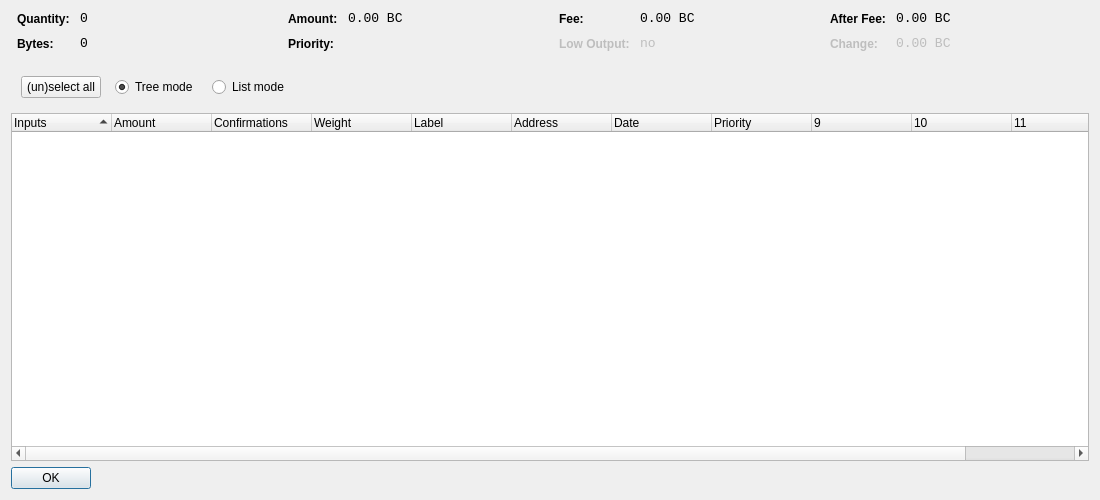
<?xml version="1.0" encoding="UTF-8"?>
<ui version="4.0">
 <class>CoinControlDialog</class>
 <widget class="QDialog" name="CoinControlDialog">
  <property name="geometry">
   <rect>
    <x>0</x>
    <y>0</y>
    <width>1100</width>
    <height>500</height>
   </rect>
  </property>
  <property name="windowTitle">
   <string>Coin Control</string>
  </property>
  <layout class="QVBoxLayout" name="verticalLayout">
   <item>
    <layout class="QHBoxLayout" name="horizontalLayoutTop" stretch="0,0,0,0">
     <property name="topMargin">
      <number>0</number>
     </property>
     <property name="bottomMargin">
      <number>10</number>
     </property>
     <item>
      <layout class="QFormLayout" name="formLayoutCoinControl1">
       <property name="horizontalSpacing">
        <number>10</number>
       </property>
       <property name="verticalSpacing">
        <number>10</number>
       </property>
       <property name="leftMargin">
        <number>6</number>
       </property>
       <property name="rightMargin">
        <number>6</number>
       </property>
       <item row="0" column="0">
        <widget class="QLabel" name="labelCoinControlQuantityText">
         <property name="styleSheet">
          <string notr="true">font-weight:bold;</string>
         </property>
         <property name="text">
          <string>Quantity:</string>
         </property>
        </widget>
       </item>
       <item row="0" column="1">
        <widget class="QLabel" name="labelCoinControlQuantity">
         <property name="font">
          <font>
           <family>Monospace</family>
           <pointsize>10</pointsize>
          </font>
         </property>
         <property name="cursor">
          <cursorShape>IBeamCursor</cursorShape>
         </property>
         <property name="contextMenuPolicy">
          <enum>Qt::ActionsContextMenu</enum>
         </property>
         <property name="text">
          <string notr="true">0</string>
         </property>
         <property name="textInteractionFlags">
          <set>Qt::LinksAccessibleByMouse|Qt::TextSelectableByKeyboard|Qt::TextSelectableByMouse</set>
         </property>
        </widget>
       </item>
       <item row="1" column="0">
        <widget class="QLabel" name="labelCoinControlBytesText">
         <property name="styleSheet">
          <string notr="true">font-weight:bold;</string>
         </property>
         <property name="text">
          <string>Bytes:</string>
         </property>
        </widget>
       </item>
       <item row="1" column="1">
        <widget class="QLabel" name="labelCoinControlBytes">
         <property name="font">
          <font>
           <family>Monospace</family>
           <pointsize>10</pointsize>
          </font>
         </property>
         <property name="cursor">
          <cursorShape>IBeamCursor</cursorShape>
         </property>
         <property name="contextMenuPolicy">
          <enum>Qt::ActionsContextMenu</enum>
         </property>
         <property name="text">
          <string notr="true">0</string>
         </property>
         <property name="textInteractionFlags">
          <set>Qt::LinksAccessibleByMouse|Qt::TextSelectableByKeyboard|Qt::TextSelectableByMouse</set>
         </property>
        </widget>
       </item>
      </layout>
     </item>
     <item>
      <layout class="QFormLayout" name="formLayoutCoinControl2">
       <property name="horizontalSpacing">
        <number>10</number>
       </property>
       <property name="verticalSpacing">
        <number>10</number>
       </property>
       <property name="leftMargin">
        <number>6</number>
       </property>
       <property name="rightMargin">
        <number>6</number>
       </property>
       <item row="0" column="0">
        <widget class="QLabel" name="labelCoinControlAmountText">
         <property name="styleSheet">
          <string notr="true">font-weight:bold;</string>
         </property>
         <property name="text">
          <string>Amount:</string>
         </property>
        </widget>
       </item>
       <item row="0" column="1">
        <widget class="QLabel" name="labelCoinControlAmount">
         <property name="font">
          <font>
           <family>Monospace</family>
           <pointsize>10</pointsize>
          </font>
         </property>
         <property name="cursor">
          <cursorShape>IBeamCursor</cursorShape>
         </property>
         <property name="contextMenuPolicy">
          <enum>Qt::ActionsContextMenu</enum>
         </property>
         <property name="text">
          <string notr="true">0.00 BC</string>
         </property>
         <property name="textInteractionFlags">
          <set>Qt::LinksAccessibleByMouse|Qt::TextSelectableByKeyboard|Qt::TextSelectableByMouse</set>
         </property>
        </widget>
       </item>
       <item row="1" column="0">
        <widget class="QLabel" name="labelCoinControlPriorityText">
         <property name="styleSheet">
          <string notr="true">font-weight:bold;</string>
         </property>
         <property name="text">
          <string>Priority:</string>
         </property>
        </widget>
       </item>
       <item row="1" column="1">
        <widget class="QLabel" name="labelCoinControlPriority">
         <property name="font">
          <font>
           <family>Monospace</family>
           <pointsize>10</pointsize>
          </font>
         </property>
         <property name="cursor">
          <cursorShape>IBeamCursor</cursorShape>
         </property>
         <property name="contextMenuPolicy">
          <enum>Qt::ActionsContextMenu</enum>
         </property>
         <property name="text">
          <string/>
         </property>
         <property name="textInteractionFlags">
          <set>Qt::LinksAccessibleByMouse|Qt::TextSelectableByKeyboard|Qt::TextSelectableByMouse</set>
         </property>
        </widget>
       </item>
      </layout>
     </item>
     <item>
      <layout class="QFormLayout" name="formLayoutCoinControl3">
       <property name="horizontalSpacing">
        <number>10</number>
       </property>
       <property name="verticalSpacing">
        <number>10</number>
       </property>
       <property name="leftMargin">
        <number>6</number>
       </property>
       <property name="rightMargin">
        <number>6</number>
       </property>
       <item row="0" column="0">
        <widget class="QLabel" name="labelCoinControlFeeText">
         <property name="styleSheet">
          <string notr="true">font-weight:bold;</string>
         </property>
         <property name="text">
          <string>Fee:</string>
         </property>
        </widget>
       </item>
       <item row="0" column="1">
        <widget class="QLabel" name="labelCoinControlFee">
         <property name="font">
          <font>
           <family>Monospace</family>
           <pointsize>10</pointsize>
          </font>
         </property>
         <property name="cursor">
          <cursorShape>IBeamCursor</cursorShape>
         </property>
         <property name="contextMenuPolicy">
          <enum>Qt::ActionsContextMenu</enum>
         </property>
         <property name="text">
          <string notr="true">0.00 BC</string>
         </property>
         <property name="textInteractionFlags">
          <set>Qt::LinksAccessibleByMouse|Qt::TextSelectableByKeyboard|Qt::TextSelectableByMouse</set>
         </property>
        </widget>
       </item>
       <item row="1" column="0">
        <widget class="QLabel" name="labelCoinControlLowOutputText">
         <property name="enabled">
          <bool>false</bool>
         </property>
         <property name="styleSheet">
          <string notr="true">font-weight:bold;</string>
         </property>
         <property name="text">
          <string>Low Output:</string>
         </property>
        </widget>
       </item>
       <item row="1" column="1">
        <widget class="QLabel" name="labelCoinControlLowOutput">
         <property name="enabled">
          <bool>false</bool>
         </property>
         <property name="font">
          <font>
           <family>Monospace</family>
           <pointsize>10</pointsize>
          </font>
         </property>
         <property name="cursor">
          <cursorShape>IBeamCursor</cursorShape>
         </property>
         <property name="contextMenuPolicy">
          <enum>Qt::ActionsContextMenu</enum>
         </property>
         <property name="text">
          <string notr="true">no</string>
         </property>
         <property name="textInteractionFlags">
          <set>Qt::LinksAccessibleByMouse|Qt::TextSelectableByKeyboard|Qt::TextSelectableByMouse</set>
         </property>
        </widget>
       </item>
      </layout>
     </item>
     <item>
      <layout class="QFormLayout" name="formLayoutCoinControl4">
       <property name="horizontalSpacing">
        <number>10</number>
       </property>
       <property name="verticalSpacing">
        <number>10</number>
       </property>
       <property name="leftMargin">
        <number>6</number>
       </property>
       <property name="rightMargin">
        <number>6</number>
       </property>
       <item row="0" column="0">
        <widget class="QLabel" name="labelCoinControlAfterFeeText">
         <property name="styleSheet">
          <string notr="true">font-weight:bold;</string>
         </property>
         <property name="text">
          <string>After Fee:</string>
         </property>
        </widget>
       </item>
       <item row="0" column="1">
        <widget class="QLabel" name="labelCoinControlAfterFee">
         <property name="font">
          <font>
           <family>Monospace</family>
           <pointsize>10</pointsize>
          </font>
         </property>
         <property name="cursor">
          <cursorShape>IBeamCursor</cursorShape>
         </property>
         <property name="contextMenuPolicy">
          <enum>Qt::ActionsContextMenu</enum>
         </property>
         <property name="text">
          <string notr="true">0.00 BC</string>
         </property>
         <property name="textInteractionFlags">
          <set>Qt::LinksAccessibleByMouse|Qt::TextSelectableByKeyboard|Qt::TextSelectableByMouse</set>
         </property>
        </widget>
       </item>
       <item row="1" column="0">
        <widget class="QLabel" name="labelCoinControlChangeText">
         <property name="enabled">
          <bool>false</bool>
         </property>
         <property name="styleSheet">
          <string notr="true">font-weight:bold;</string>
         </property>
         <property name="text">
          <string>Change:</string>
         </property>
        </widget>
       </item>
       <item row="1" column="1">
        <widget class="QLabel" name="labelCoinControlChange">
         <property name="enabled">
          <bool>false</bool>
         </property>
         <property name="font">
          <font>
           <family>Monospace</family>
           <pointsize>10</pointsize>
          </font>
         </property>
         <property name="cursor">
          <cursorShape>IBeamCursor</cursorShape>
         </property>
         <property name="contextMenuPolicy">
          <enum>Qt::ActionsContextMenu</enum>
         </property>
         <property name="text">
          <string notr="true">0.00 BC</string>
         </property>
         <property name="textInteractionFlags">
          <set>Qt::LinksAccessibleByMouse|Qt::TextSelectableByKeyboard|Qt::TextSelectableByMouse</set>
         </property>
        </widget>
       </item>
      </layout>
     </item>
    </layout>
   </item>
   <item>
    <widget class="QFrame" name="frame">
     <property name="minimumSize">
      <size>
       <width>0</width>
       <height>40</height>
      </size>
     </property>
     <property name="frameShape">
      <enum>QFrame::NoFrame</enum>
     </property>
     <property name="frameShadow">
      <enum>QFrame::Plain</enum>
     </property>
     <property name="lineWidth">
      <number>0</number>
     </property>
     <widget class="QWidget" name="horizontalLayoutWidget">
      <property name="geometry">
       <rect>
        <x>10</x>
        <y>0</y>
        <width>781</width>
        <height>41</height>
       </rect>
      </property>
      <layout class="QHBoxLayout" name="horizontalLayoutPanel" stretch="0,0,0,0">
       <property name="spacing">
        <number>14</number>
       </property>
       <item>
        <widget class="QPushButton" name="pushButtonSelectAll">
         <property name="sizePolicy">
          <sizepolicy hsizetype="Maximum" vsizetype="Fixed">
           <horstretch>0</horstretch>
           <verstretch>0</verstretch>
          </sizepolicy>
         </property>
         <property name="text">
          <string>(un)select all</string>
         </property>
        </widget>
       </item>
       <item>
        <widget class="QRadioButton" name="radioTreeMode">
         <property name="sizePolicy">
          <sizepolicy hsizetype="Maximum" vsizetype="Fixed">
           <horstretch>0</horstretch>
           <verstretch>0</verstretch>
          </sizepolicy>
         </property>
         <property name="text">
          <string>Tree mode</string>
         </property>
         <property name="checked">
          <bool>true</bool>
         </property>
        </widget>
       </item>
       <item>
        <widget class="QRadioButton" name="radioListMode">
         <property name="sizePolicy">
          <sizepolicy hsizetype="Maximum" vsizetype="Fixed">
           <horstretch>0</horstretch>
           <verstretch>0</verstretch>
          </sizepolicy>
         </property>
         <property name="text">
          <string>List mode</string>
         </property>
        </widget>
       </item>
       <item>
        <spacer name="horizontalSpacer">
         <property name="orientation">
          <enum>Qt::Horizontal</enum>
         </property>
         <property name="sizeHint" stdset="0">
          <size>
           <width>40</width>
           <height>20</height>
          </size>
         </property>
        </spacer>
       </item>
      </layout>
     </widget>
    </widget>
   </item>
   <item>
    <widget class="CoinControlTreeWidget" name="treeWidget">
     <property name="contextMenuPolicy">
      <enum>Qt::CustomContextMenu</enum>
     </property>
     <property name="sortingEnabled">
      <bool>false</bool>
     </property>
     <property name="columnCount">
      <number>12</number>
     </property>
     <attribute name="headerShowSortIndicator" stdset="0">
      <bool>true</bool>
     </attribute>
     <attribute name="headerStretchLastSection">
      <bool>false</bool>
     </attribute>
     <column>
      <property name="text">
       <string>Inputs</string>
      </property>
     </column>
     <column>
      <property name="text">
       <string>Amount</string>
      </property>
     </column>
     <column>
      <property name="text">
       <string>Confirmations</string>
      </property>
      <property name="toolTip">
       <string>Confirmed</string>
      </property>
     </column>
     <column>
      <property name="text">
       <string>Weight</string>
      </property>
     </column>
     <column>
      <property name="text">
       <string>Label</string>
      </property>
     </column>
     <column>
      <property name="text">
       <string>Address</string>
      </property>
     </column>
     <column>
      <property name="text">
       <string>Date</string>
      </property>
     </column>
     <column>
      <property name="text">
       <string>Priority</string>
      </property>
     </column>
     <column>
      <property name="text">
       <string/>
      </property>
     </column>
     <column>
      <property name="text">
       <string/>
      </property>
     </column>
     <column>
      <property name="text">
       <string/>
      </property>
     </column>
     <column>
      <property name="text">
       <string/>
      </property>
     </column>
    </widget>
   </item>
   <item>
    <widget class="QDialogButtonBox" name="buttonBox">
     <property name="sizePolicy">
      <sizepolicy hsizetype="Maximum" vsizetype="Fixed">
       <horstretch>0</horstretch>
       <verstretch>0</verstretch>
      </sizepolicy>
     </property>
     <property name="orientation">
      <enum>Qt::Horizontal</enum>
     </property>
     <property name="standardButtons">
      <set>QDialogButtonBox::Ok</set>
     </property>
    </widget>
   </item>
  </layout>
 </widget>
 <customwidgets>
  <customwidget>
   <class>CoinControlTreeWidget</class>
   <extends>QTreeWidget</extends>
   <header>coincontroltreewidget.h</header>
  </customwidget>
 </customwidgets>
 <resources/>
 <connections/>
</ui>
